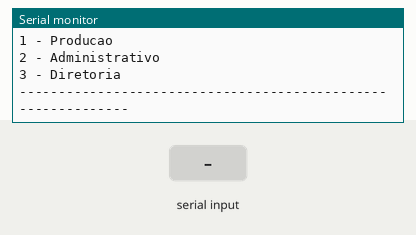
This sketch was run on a simulated Arduino Uno, built with avr-gcc and run on an emulated ATmega328P. Shown: the last lines printed to the serial monitor. The test bench sets the inputs (shaded band).

Above: at 1.2 s.
1.3 s: "90,45\n" received over Serial
At 1.37 s:
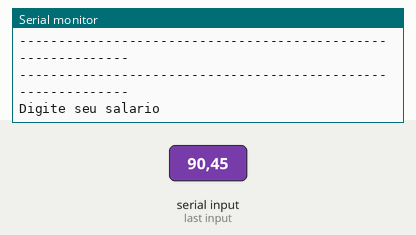
3.0 s: "1\n" received over Serial
At 5.1 s:
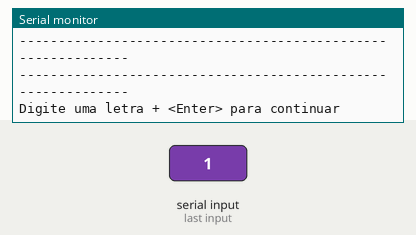

Measured:
- after the input at 1.3 s, the serial monitor: prints a new line after 0.07 s (image 1)
- after the input at 3.0 s, the serial monitor: prints a new line after 1.3 s (image 2)

The sketch:

lopal_ex161.ino
```cpp
// C++ code
//Faça um programa que receba um número de usuário e exiba este número, apenas
//se for par. Caso contrário informe apenas “DIGITE APENAS NÚMEROS PARES”.
//Variaveis


 float salario;
 float salariof;
 int cargo = 1;
 String text  	 = "texto aleatorio";
 String textcg	 = "cargo aleatorio";

void setup()
{
 Serial.begin (9600);
}
//inicialização das variáveis

void loop()
{

  Serial.println("|-----------------------------|");
  Serial.println("|                             |");
  Serial.println("|       LOPAL - Ex_16         |");
  Serial.println("|                             |");
  Serial.println("|-----------------------------|");
  Serial.println();
  Serial.println();


  Serial.println("-------------------------------------------------------------");
  Serial.println("Digite o seu cargo");
  Serial.println("-------------------------------------------------------------");
  Serial.println("1 - Producao      ");
  Serial.println("2 - Administrativo");
  Serial.println("3 - Diretoria     ");
  Serial.println("-------------------------------------------------------------");
  Serial.println();
  Serial.println();

  while (! Serial.available());
  cargo = Serial.parseInt();


  Serial.println("-------------------------------------------------------------");
  Serial.println("Digite seu salario");
  Serial.println("-------------------------------------------------------------");


  while (! Serial.available() );
  salario = Serial.parseFloat();


  switch(cargo) {

    case 1:

    salariof = salario + (salario * 0.06) ;
    text = "esperamos que vc esteja satisfeito com o novo salario";
    break;

    case 2:

    salariof = salario * (salario * 0.075);
    text = "esperamos que vc esteja satisfeito com o novo salario";
     break;

    case 3:

    salariof = salario * (salario * 0.12);
    text = "esperamos que vc esteja satisfeito com o novo salario";
     break;

    default:

    text = "PORFAVOR SELECIONE UM TRABALHO ENTRE AS OPCOES";
    salario = 0;
    salariof = 0;
  }

  Serial.println();
  Serial.println();
  Serial.println("-------------------------------------------------------------");
  Serial.println("Relatorio");
  Serial.println("-------------------------------------------------------------");
  Serial.println("Seu salario antes era de : R$" + String(salario));
  Serial.println("Seu novo salario e de : R$" + String(salariof));
  Serial.println();
  Serial.println(text);
  Serial.println();
  Serial.println();
  Serial.println();
  Serial.println("-------------------------------------------------------------");
  Serial.println();
  Serial.println("-------------------------------------------------------------");


  Serial.println("Digite uma letra + <Enter> para continuar");
  while (! Serial.available() );

  Serial.println();
  Serial.println();

  Serial.read();
  } 
```
